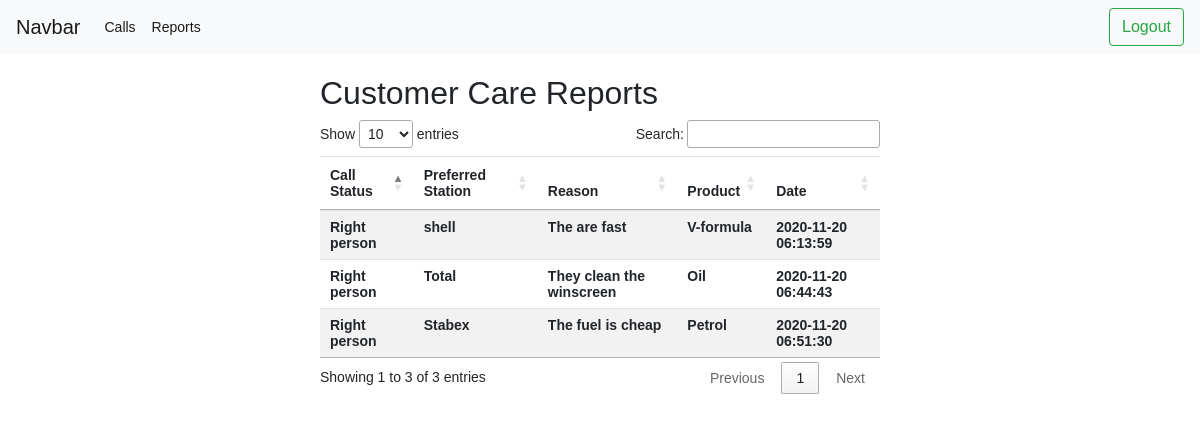
/reports.php (signed in), run on the app's committed database.
### tables this page shows
CREATE TABLE `calls` (
  `ticket_id` int(11) NOT NULL,
  `ticket_success` varchar(20) NOT NULL,
  `preferred_station` varchar(20) DEFAULT NULL,
  `preferred_station_reason` varchar(200) DEFAULT NULL,
  `preferred_station_product` varchar(50) DEFAULT NULL,
  `created_at` datetime NOT NULL DEFAULT current_timestamp()
);

### reports.php (the view, shortened to what this page needs)
<?php
require_once "config.php";
if (true) {
    $sql = "SELECT * FROM calls";
    if ($stmt = $pdo->prepare($sql)) {
        if ($stmt->execute()) {
            $reports = $stmt->fetchAll(PDO::FETCH_OBJ);
        }
    }
}
?>
<?php
include "header.php";
include "navbar.php";
?>
<div class="container">
    <h2>Customer Care Reports</h2>
    <table class="table table-striped" id="reportsTable">
        <thead>
            <tr>
                <th scope="col">Call Status</th>
                <th scope="col">Preferred Station</th>
                <th scope="col">Reason</th>
                <th scope="col">Product</th>
                <th scope="col">Date</th>
            </tr>
        </thead>
        <tbody>
            <?php
            foreach ($reports as $key => $ticket) {
            ?>
                <tr>
                    <th><?= $ticket->ticket_success ?></th>
                    <th><?= $ticket->preferred_station ?></th>
                    <th><?= $ticket->preferred_station_reason ?></th>
                    <th><?= $ticket->preferred_station_product  ?></th>
                    <th><?= $ticket->created_at  ?></th>
                </tr>
            <?php
            }
            ?>
        </tbody>
    </table>
</div>
<?php
include "footer.php";
?>

### header.php (shortened to what this page needs)
<!DOCTYPE html>
<html lang="en">
<head>
    <link rel="stylesheet" href="https://cdn.jsdelivr.net/npm/bootstrap@4.5.3/dist/css/bootstrap.min.css">
    <link rel="stylesheet" href="https://cdn.datatables.net/1.10.22/css/jquery.dataTables.min.css">
    <link rel="stylesheet" href="https://cdn.datatables.net/responsive/2.2.6/css/responsive.dataTables.min.css">
    <link rel="stylesheet" href="https://cdn.datatables.net/buttons/1.6.4/css/buttons.dataTables.min.css">
</head>

### navbar.php (shortened to what this page needs)
<nav class="navbar navbar-expand-lg navbar-light bg-light">
    <a class="navbar-brand" href="#">Navbar</a>
    <div class="collapse navbar-collapse" id="navbarSupportedContent">
        <ul class="navbar-nav mr-auto">
            <li class="nav-item active">
                <a class="nav-link" href="./welcome.php">Calls <span class="sr-only">(current)</span></a>
            </li>
            <li class="nav-item active">
                <a class="nav-link" href="./reports.php">Reports <span class="sr-only">(current)</span></a>
            </li>
        </ul>
        <form class="form-inline my-2 my-lg-0">
        <a href="index.php?logout='1'" class="btn btn-outline-success ml-2">Logout</a>
        </form>
    </div>
</nav>

### footer.php
</body>
</html>

### header.php (style rules this page uses)
.container { max-width: 50%; padding: 20px; }

### data on the page
calls: ticket_success "Right person", preferred_station "shell", preferred_station_reason "The are fast", preferred_station_product "V-formula", created_at "2020-11-20 06:13:59"
calls: ticket_success "Right person", preferred_station "Total", preferred_station_reason "They clean the winscreen", preferred_station_product "Oil", created_at "2020-11-20 06:44:43"
calls: ticket_success "Right person", preferred_station "Stabex", preferred_station_reason "The fuel is cheap", preferred_station_product "Petrol", created_at "2020-11-20 06:51:30"
